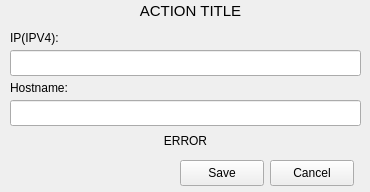
<?xml version="1.0" encoding="UTF-8"?>
<ui version="4.0">
 <class>Form</class>
 <widget class="QWidget" name="Form">
  <property name="geometry">
   <rect>
    <x>0</x>
    <y>0</y>
    <width>370</width>
    <height>192</height>
   </rect>
  </property>
  <property name="minimumSize">
   <size>
    <width>370</width>
    <height>192</height>
   </size>
  </property>
  <property name="maximumSize">
   <size>
    <width>370</width>
    <height>192</height>
   </size>
  </property>
  <property name="windowTitle">
   <string>Form</string>
  </property>
  <widget class="QLabel" name="ruleEditTitle_lbl">
   <property name="geometry">
    <rect>
     <x>0</x>
     <y>0</y>
     <width>381</width>
     <height>21</height>
    </rect>
   </property>
   <property name="font">
    <font>
     <pointsize>11</pointsize>
     <weight>50</weight>
     <bold>false</bold>
    </font>
   </property>
   <property name="text">
    <string>ACTION TITLE</string>
   </property>
   <property name="alignment">
    <set>Qt::AlignCenter</set>
   </property>
  </widget>
  <widget class="QLabel" name="label_2">
   <property name="geometry">
    <rect>
     <x>10</x>
     <y>30</y>
     <width>57</width>
     <height>16</height>
    </rect>
   </property>
   <property name="text">
    <string>IP(IPV4):</string>
   </property>
  </widget>
  <widget class="QLabel" name="label_3">
   <property name="geometry">
    <rect>
     <x>10</x>
     <y>80</y>
     <width>71</width>
     <height>16</height>
    </rect>
   </property>
   <property name="text">
    <string>Hostname:</string>
   </property>
  </widget>
  <widget class="QLineEdit" name="ip_tf">
   <property name="geometry">
    <rect>
     <x>10</x>
     <y>50</y>
     <width>351</width>
     <height>26</height>
    </rect>
   </property>
  </widget>
  <widget class="QLineEdit" name="hostname_tf">
   <property name="geometry">
    <rect>
     <x>10</x>
     <y>100</y>
     <width>351</width>
     <height>26</height>
    </rect>
   </property>
  </widget>
  <widget class="QPushButton" name="cancel_btn">
   <property name="geometry">
    <rect>
     <x>270</x>
     <y>160</y>
     <width>84</width>
     <height>26</height>
    </rect>
   </property>
   <property name="text">
    <string>Cancel</string>
   </property>
  </widget>
  <widget class="QPushButton" name="ruleSave_btn">
   <property name="geometry">
    <rect>
     <x>180</x>
     <y>160</y>
     <width>84</width>
     <height>26</height>
    </rect>
   </property>
   <property name="text">
    <string>Save</string>
   </property>
  </widget>
  <widget class="QLabel" name="status_lbl">
   <property name="geometry">
    <rect>
     <x>10</x>
     <y>130</y>
     <width>351</width>
     <height>21</height>
    </rect>
   </property>
   <property name="text">
    <string>ERROR</string>
   </property>
   <property name="alignment">
    <set>Qt::AlignCenter</set>
   </property>
  </widget>
 </widget>
 <resources/>
 <connections/>
</ui>
